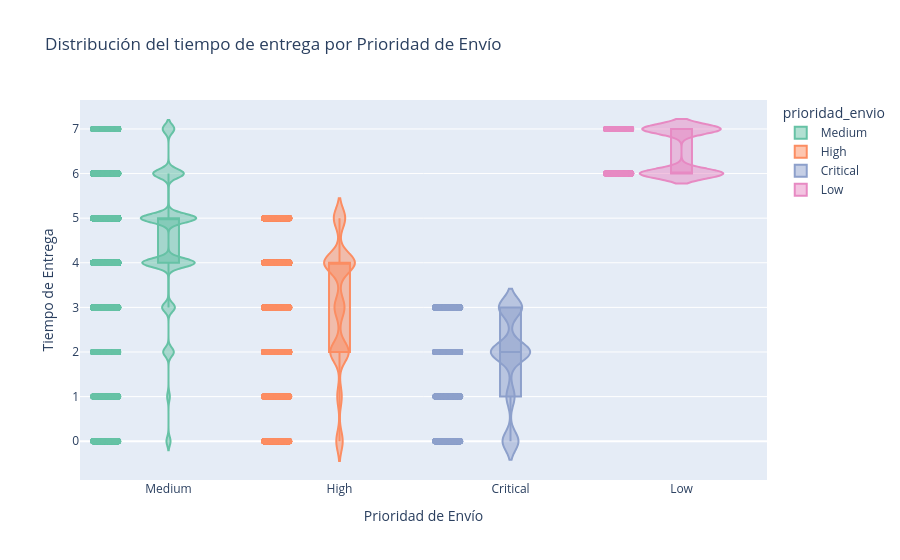

Here is the notebook cell this chart was saved with:
### Code cell
fig4 = px.violin(
    df,
    x='prioridad_envio',
    y='tiempo_entrega',
    color='prioridad_envio',
    box=True,
    points='all',
    title='Distribución del tiempo de entrega por Prioridad de Envío',
    color_discrete_sequence=px.colors.qualitative.Set2
)

fig4.update_layout(
    xaxis_title='Prioridad de Envío',
    yaxis_title='Tiempo de Entrega'
)

fig4.show()

### Figure 1 — Plotly figure (JSON) as saved in the notebook; plotly's stock layout.template omitted (floating-point values rounded to 4 significant figures; data arrays with more than 128 entries replaced by an {"elided": "..."} marker saying what was removed)
{"data": [{"alignmentgroup": "True", "box": {"visible": true}, "hovertemplate": "prioridad_envio=%{x}<br>tiempo_entrega=%{y}<extra></extra>", "legendgroup": "Medium", "marker": {"color": "rgb(102,194,165)"}, "name": "Medium", "offsetgroup": "Medium", "orientation": "v", "points": "all", "scalegroup": "True", "showlegend": true, "type": "violin", "x": {"elided": "29433 str values"}, "x0": " ", "xaxis": "x", "y": {"elided": "29433 int values"}, "y0": " ", "yaxis": "y"}, {"alignmentgroup": "True", "box": {"visible": true}, "hovertemplate": "prioridad_envio=%{x}<br>tiempo_entrega=%{y}<extra></extra>", "legendgroup": "High", "marker": {"color": "rgb(252,141,98)"}, "name": "High", "offsetgroup": "High", "orientation": "v", "points": "all", "scalegroup": "True", "showlegend": true, "type": "violin", "x": {"elided": "15501 str values"}, "x0": " ", "xaxis": "x", "y": {"elided": "15501 int values"}, "y0": " ", "yaxis": "y"}, {"alignmentgroup": "True", "box": {"visible": true}, "hovertemplate": "prioridad_envio=%{x}<br>tiempo_entrega=%{y}<extra></extra>", "legendgroup": "Critical", "marker": {"color": "rgb(141,160,203)"}, "name": "Critical", "offsetgroup": "Critical", "orientation": "v", "points": "all", "scalegroup": "True", "showlegend": true, "type": "violin", "x": {"elided": "3932 str values"}, "x0": " ", "xaxis": "x", "y": {"elided": "3932 int values"}, "y0": " ", "yaxis": "y"}, {"alignmentgroup": "True", "box": {"visible": true}, "hovertemplate": "prioridad_envio=%{x}<br>tiempo_entrega=%{y}<extra></extra>", "legendgroup": "Low", "marker": {"color": "rgb(231,138,195)"}, "name": "Low", "offsetgroup": "Low", "orientation": "v", "points": "all", "scalegroup": "True", "showlegend": true, "type": "violin", "x": {"elided": "2424 str values"}, "x0": " ", "xaxis": "x", "y": {"elided": "2424 int values"}, "y0": " ", "yaxis": "y"}], "layout": {"legend": {"title": {"text": "prioridad_envio"}, "tracegroupgap": 0}, "title": {"text": "Distribución del tiempo de entrega por Prioridad de Envío"}, "violinmode": "overlay", "xaxis": {"anchor": "y", "categoryarray": ["Medium", "High", "Critical", "Low"], "categoryorder": "array", "domain": [0, 1], "title": {"text": "Prioridad de Envío"}}, "yaxis": {"anchor": "x", "domain": [0, 1], "title": {"text": "Tiempo de Entrega"}}}}
